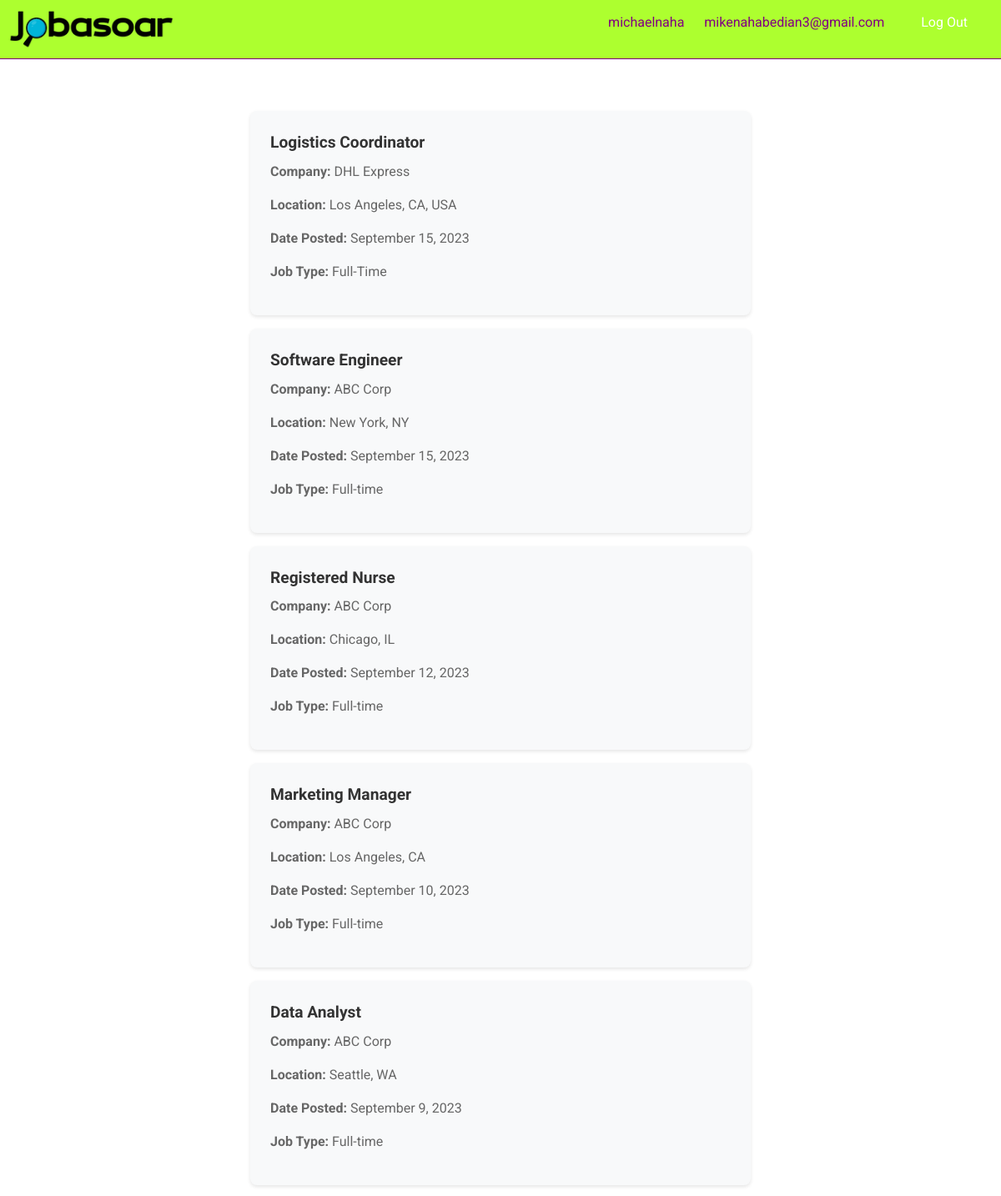
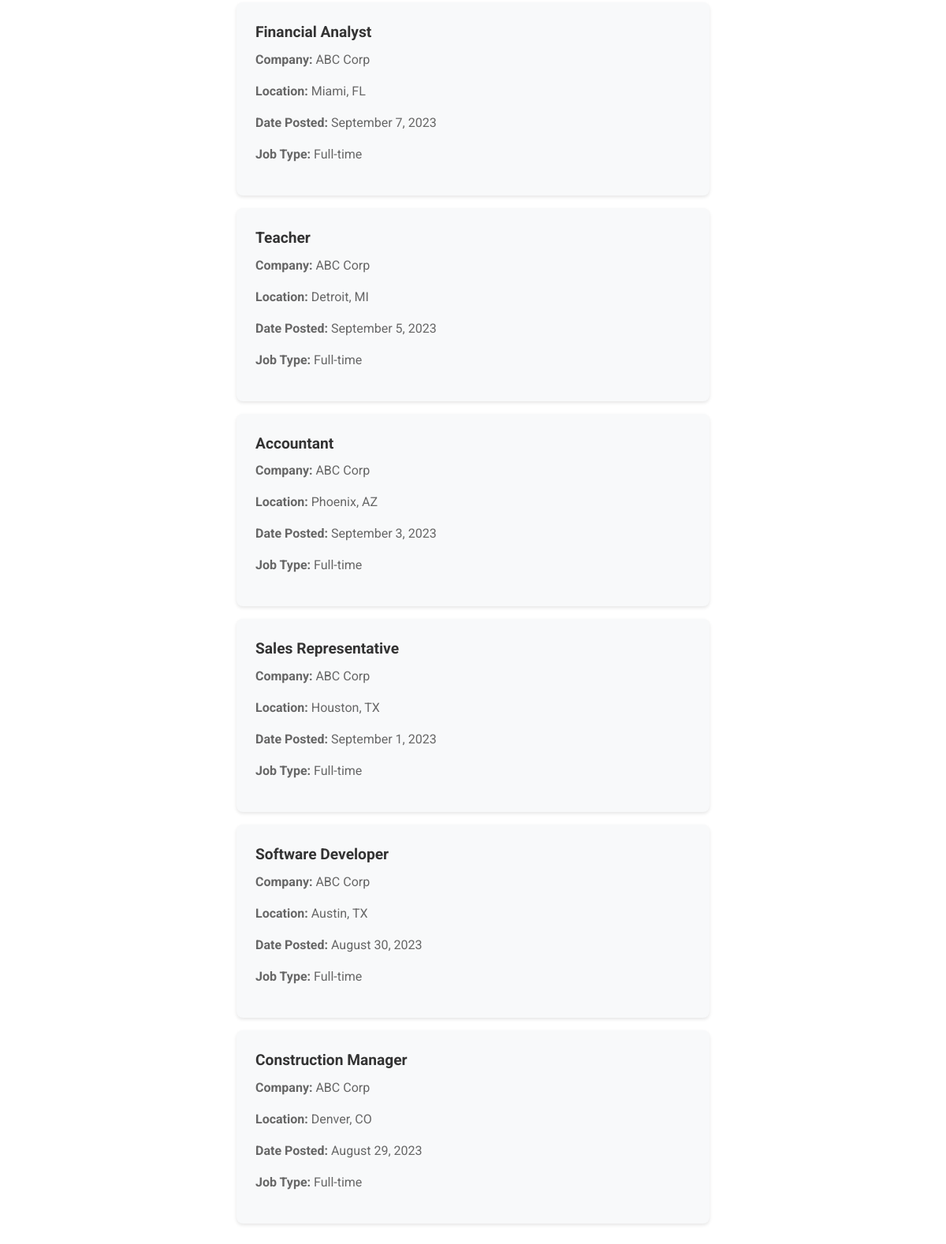
The app's page /jobs/ (signed in) with its own data (2 pictures, top to bottom).
### core/models.py (models this page shows, shortened)
class Job(models.Model):
    JOB_TYPE_CHOICES = [
        ('full-time', 'Full-Time'),
        ('part-time', 'Part-Time'),
        ('hourly', 'Hourly'),
    ]
    xml_job_id = models.CharField(max_length=255, null=True, blank=True)  # New field to store job_id from XML
    title = models.CharField(max_length=255)
    description = models.TextField()
    employer = models.ForeignKey(Company, on_delete=models.CASCADE)
    location = models.CharField(max_length=255)
    date_posted = models.DateTimeField()
    promoted = models.BooleanField(default=False)
    apply_url = models.URLField(max_length=200)
    salary = models.CharField(max_length=255, null=True, blank=True)
    job_type = models.CharField(max_length=50, choices=JOB_TYPE_CHOICES)
    reference_id = models.CharField(max_length=16, default=create_reference_id, unique=True)  # Corrected the indentation

class Company(models.Model):
    name = models.CharField(max_length=255)
    created_at = models.DateTimeField(auto_now_add=True)
    xml_file = models.FileField(upload_to='xmls/', null=True, blank=True)

### core/views.py (the view)
# urls.py: path('jobs/', views.job_list, name='job_list'),
def job_list(request):
    jobs = Job.objects.all()
    return render(request, 'core/job_list.html', {'jobs': jobs})

### core/templates/core/job_list.html (shortened to what this page needs)
{% extends 'base.html' %}
{% block content %}
<div class="jobs-container">
    {% for job in jobs %}
        <a href="{% url 'job_detail' reference_id=job.reference_id %}" class="job-card">
            <div class="job-title">
                {{ job.title }}
            </div>
            <div class="job-details">
                <p><strong>Company:</strong> {{ job.employer.name }}</p>
                <p><strong>Location:</strong> {{ job.location }}</p>
                <p><strong>Date Posted:</strong> {{ job.date_posted|date:"F j, Y" }}</p>
                <p><strong>Job Type:</strong> {{ job.job_type }}</p>
            </div>
        </a>
    {% endfor %}
</div>
{% endblock %}

### core/templates/base.html (shortened to what this page needs)
<!DOCTYPE html>
<html>
{% load static %}
<head>
  <link rel="stylesheet" href="https://cdn.jsdelivr.net/npm/bootstrap@4.6.0/dist/css/bootstrap.min.css">
</head>
<body>
  <header>
    <a href="/">
      <img src="{% static 'logo.png' %}" alt="Logo" style="height: 50px;">
    </a>
    <nav>
      <ul>
        {% if request.user.is_authenticated %}
          <li style="display: inline; margin: 0 10px;">{{ request.user.username }}</li>
          <li style="display: inline; margin: 0 10px;">{{ request.user.email }}</li>
          <li style="display: inline; margin: 0 10px;"><a href="{% url 'logout' %}" style="color: white;">Log Out</a></li>
        {% else %}
          <li><a href="{% url 'login' %}" class="purple">Log In</a></li>
          {% endif %}
      </ul>
    </nav>
  </header>
  <main>
    {% block content %}{% endblock %}
  </main>
</body>
</html>

### core/templates/base.html (style rules this page uses)
body, html { background-color: white; color: purple; font-family: 'Roboto', sans-serif; }
header { display: flex; justify-content: space-between; align-items: center; border-bottom: 1px solid purple; padding: 10px; background-color: greenyellow; }
header nav ul { list-style-type: none; padding: 0; }
header nav ul li { display: inline; margin: 0 10px; }
header nav ul li a { color: white; padding: 10px 20px; border-radius: 5px; text-decoration: none; }
main { margin-top: 20px; padding: 10px; }
a { color: purple; }

### core/templates/core/job_list.html (style rules this page uses)
.jobs-container { display: flex; flex-direction: column; align-items: center; margin-top: 2em; }
.job-card { background-color: #f8f9fa; padding: 1.5em; margin-bottom: 1em; border-radius: 8px; box-shadow: 0 2px 4px rgba(0, 0, 0, 0.1); max-width: 600px; width: 100%; transition: transform 0.2s; text-decoration: none; }
.job-title { color: #333; font-weight: bold; font-size: 1.2em; }
.job-details { margin-top: 0.5em; color: #666; }

### records on screen
Job: title "Logistics Coordinator", employer.name "DHL Express", location "Los Angeles, CA, USA", date_posted "September 15, 2023", job_type "Full-Time"
Job: title "Software Engineer", employer.name "ABC Corp", location "New York, NY", date_posted "September 15, 2023", job_type "Full-time"
Job: title "Registered Nurse", employer.name "ABC Corp", location "Chicago, IL", date_posted "September 12, 2023", job_type "Full-time"
Job: title "Marketing Manager", employer.name "ABC Corp", location "Los Angeles, CA", date_posted "September 10, 2023", job_type "Full-time"
Job: title "Data Analyst", employer.name "ABC Corp", location "Seattle, WA", date_posted "September 9, 2023", job_type "Full-time"
Job: title "Financial Analyst", employer.name "ABC Corp", location "Miami, FL", date_posted "September 7, 2023", job_type "Full-time"
Job: title "Teacher", employer.name "ABC Corp", location "Detroit, MI", date_posted "September 5, 2023", job_type "Full-time"
Job: title "Accountant", employer.name "ABC Corp", location "Phoenix, AZ", date_posted "September 3, 2023", job_type "Full-time"
Job: title "Sales Representative", employer.name "ABC Corp", location "Houston, TX", date_posted "September 1, 2023", job_type "Full-time"
Job: title "Software Developer", employer.name "ABC Corp", location "Austin, TX", date_posted "August 30, 2023", job_type "Full-time"
Job: title "Construction Manager", employer.name "ABC Corp", location "Denver, CO", date_posted "August 29, 2023", job_type "Full-time"

### other values on screen
{{ request.user.username }} "michaelnaha"
{{ request.user.email }} "mikenahabedian3@gmail.com"
